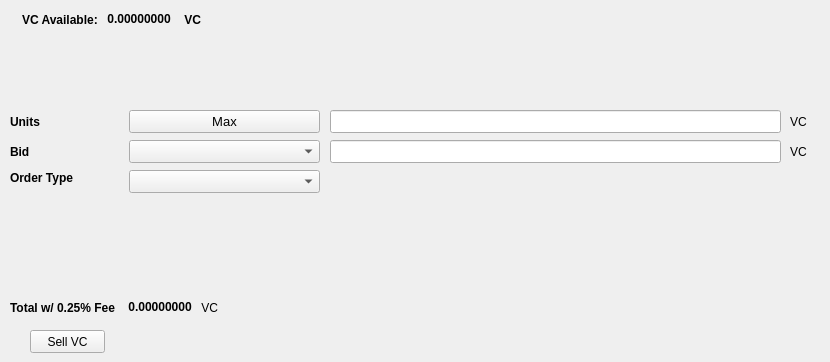
   <widget class="QWidget" name="SellTab">
    <attribute name="title">
     <string>Sell</string>
    </attribute>
    <widget class="QLabel" name="label_16">
     <property name="geometry">
      <rect>
       <x>790</x>
       <y>140</y>
       <width>21</width>
       <height>23</height>
      </rect>
     </property>
     <property name="text">
      <string>VC</string>
     </property>
    </widget>
    <widget class="QComboBox" name="SellBidcomboBox">
     <property name="geometry">
      <rect>
       <x>129</x>
       <y>140</y>
       <width>191</width>
       <height>23</height>
      </rect>
     </property>
     <property name="font">
      <font>
       <pointsize>10</pointsize>
      </font>
     </property>
    </widget>
    <widget class="QLabel" name="label_18">
     <property name="geometry">
      <rect>
       <x>10</x>
       <y>110</y>
       <width>46</width>
       <height>23</height>
      </rect>
     </property>
     <property name="font">
      <font>
       <weight>75</weight>
       <bold>true</bold>
      </font>
     </property>
     <property name="text">
      <string>Units</string>
     </property>
    </widget>
    <widget class="QPushButton" name="Sell_Max_Amount">
     <property name="geometry">
      <rect>
       <x>129</x>
       <y>110</y>
       <width>191</width>
       <height>23</height>
      </rect>
     </property>
     <property name="font">
      <font>
       <pointsize>10</pointsize>
      </font>
     </property>
     <property name="text">
      <string>Max</string>
     </property>
    </widget>
    <widget class="QLabel" name="label_20">
     <property name="geometry">
      <rect>
       <x>10</x>
       <y>170</y>
       <width>71</width>
       <height>16</height>
      </rect>
     </property>
     <property name="font">
      <font>
       <weight>75</weight>
       <bold>true</bold>
      </font>
     </property>
     <property name="text">
      <string>Order Type</string>
     </property>
    </widget>
    <widget class="QComboBox" name="SellOrdertypeCombo">
     <property name="geometry">
      <rect>
       <x>129</x>
       <y>170</y>
       <width>191</width>
       <height>23</height>
      </rect>
     </property>
     <property name="font">
      <font>
       <pointsize>10</pointsize>
      </font>
     </property>
    </widget>
    <widget class="QLabel" name="label_21">
     <property name="geometry">
      <rect>
       <x>10</x>
       <y>140</y>
       <width>46</width>
       <height>23</height>
      </rect>
     </property>
     <property name="font">
      <font>
       <weight>75</weight>
       <bold>true</bold>
      </font>
     </property>
     <property name="text">
      <string>Bid</string>
     </property>
    </widget>
    <widget class="QLabel" name="label_22">
     <property name="geometry">
      <rect>
       <x>790</x>
       <y>110</y>
       <width>31</width>
       <height>23</height>
      </rect>
     </property>
     <property name="text">
      <string>VC</string>
     </property>
    </widget>
    <widget class="QLineEdit" name="UnitsInputVC">
     <property name="geometry">
      <rect>
       <x>330</x>
       <y>110</y>
       <width>451</width>
       <height>23</height>
      </rect>
     </property>
     <property name="font">
      <font>
       <pointsize>9</pointsize>
       <weight>75</weight>
       <bold>true</bold>
      </font>
     </property>
    </widget>
    <widget class="QLineEdit" name="SellBidPriceEdit">
     <property name="geometry">
      <rect>
       <x>330</x>
       <y>140</y>
       <width>451</width>
       <height>23</height>
      </rect>
     </property>
     <property name="font">
      <font>
       <pointsize>9</pointsize>
       <weight>75</weight>
       <bold>true</bold>
      </font>
     </property>
    </widget>
    <widget class="QPushButton" name="SellVCBTN">
     <property name="geometry">
      <rect>
       <x>30</x>
       <y>330</y>
       <width>75</width>
       <height>23</height>
      </rect>
     </property>
     <property name="text">
      <string>Sell VC</string>
     </property>
    </widget>
    <widget class="QWidget" name="layoutWidget">
     <property name="geometry">
      <rect>
       <x>22</x>
       <y>12</y>
       <width>200</width>
       <height>15</height>
      </rect>
     </property>
     <layout class="QHBoxLayout" name="horizontalLayout">
      <item>
       <widget class="QLabel" name="label232_2">
        <property name="font">
         <font>
          <weight>75</weight>
          <bold>true</bold>
         </font>
        </property>
        <property name="text">
         <string>VC Available:</string>
        </property>
       </widget>
      </item>
      <item>
       <widget class="QLabel" name="VCAvailableLabel">
        <property name="palette">
         <palette>
          <active>
           <colorrole role="WindowText">
            <brush brushstyle="SolidPattern">
             <color alpha="255">
              <red>0</red>
              <green>0</green>
              <blue>0</blue>
             </color>
            </brush>
           </colorrole>
           <colorrole role="Button">
            <brush brushstyle="SolidPattern">
             <color alpha="255">
              <red>0</red>
              <green>170</green>
              <blue>0</blue>
             </color>
            </brush>
           </colorrole>
           <colorrole role="Light">
            <brush brushstyle="SolidPattern">
             <color alpha="255">
              <red>0</red>
              <green>255</green>
              <blue>0</blue>
             </color>
            </brush>
           </colorrole>
           <colorrole role="Midlight">
            <brush brushstyle="SolidPattern">
             <color alpha="255">
              <red>0</red>
              <green>212</green>
              <blue>0</blue>
             </color>
            </brush>
           </colorrole>
           <colorrole role="Dark">
            <brush brushstyle="SolidPattern">
             <color alpha="255">
              <red>0</red>
              <green>85</green>
              <blue>0</blue>
             </color>
            </brush>
           </colorrole>
           <colorrole role="Mid">
            <brush brushstyle="SolidPattern">
             <color alpha="255">
              <red>0</red>
              <green>113</green>
              <blue>0</blue>
             </color>
            </brush>
           </colorrole>
           <colorrole role="Text">
            <brush brushstyle="SolidPattern">
             <color alpha="255">
              <red>0</red>
              <green>170</green>
              <blue>0</blue>
             </color>
            </brush>
           </colorrole>
           <colorrole role="BrightText">
            <brush brushstyle="SolidPattern">
             <color alpha="255">
              <red>255</red>
              <green>255</green>
              <blue>255</blue>
             </color>
            </brush>
           </colorrole>
           <colorrole role="ButtonText">
            <brush brushstyle="SolidPattern">
             <color alpha="255">
              <red>0</red>
              <green>0</green>
              <blue>0</blue>
             </color>
            </brush>
           </colorrole>
           <colorrole role="Base">
            <brush brushstyle="SolidPattern">
             <color alpha="255">
              <red>255</red>
              <green>255</green>
              <blue>255</blue>
             </color>
            </brush>
           </colorrole>
           <colorrole role="Window">
            <brush brushstyle="SolidPattern">
             <color alpha="255">
              <red>0</red>
              <green>170</green>
              <blue>0</blue>
             </color>
            </brush>
           </colorrole>
           <colorrole role="Shadow">
            <brush brushstyle="SolidPattern">
             <color alpha="255">
              <red>0</red>
              <green>0</green>
              <blue>0</blue>
             </color>
            </brush>
           </colorrole>
           <colorrole role="AlternateBase">
            <brush brushstyle="SolidPattern">
             <color alpha="255">
              <red>127</red>
              <green>212</green>
              <blue>127</blue>
             </color>
            </brush>
           </colorrole>
           <colorrole role="ToolTipBase">
            <brush brushstyle="SolidPattern">
             <color alpha="255">
              <red>255</red>
              <green>255</green>
              <blue>220</blue>
             </color>
            </brush>
           </colorrole>
           <colorrole role="ToolTipText">
            <brush brushstyle="SolidPattern">
             <color alpha="255">
              <red>0</red>
              <green>0</green>
              <blue>0</blue>
             </color>
            </brush>
           </colorrole>
          </active>
          <inactive>
           <colorrole role="WindowText">
            <brush brushstyle="SolidPattern">
             <color alpha="255">
              <red>0</red>
              <green>0</green>
              <blue>0</blue>
             </color>
            </brush>
           </colorrole>
           <colorrole role="Button">
            <brush brushstyle="SolidPattern">
             <color alpha="255">
              <red>0</red>
              <green>170</green>
              <blue>0</blue>
             </color>
            </brush>
           </colorrole>
           <colorrole role="Light">
            <brush brushstyle="SolidPattern">
             <color alpha="255">
              <red>0</red>
              <green>255</green>
              <blue>0</blue>
             </color>
            </brush>
           </colorrole>
           <colorrole role="Midlight">
            <brush brushstyle="SolidPattern">
             <color alpha="255">
              <red>0</red>
              <green>212</green>
              <blue>0</blue>
             </color>
            </brush>
           </colorrole>
           <colorrole role="Dark">
            <brush brushstyle="SolidPattern">
             <color alpha="255">
              <red>0</red>
              <green>85</green>
              <blue>0</blue>
             </color>
            </brush>
           </colorrole>
           <colorrole role="Mid">
            <brush brushstyle="SolidPattern">
             <color alpha="255">
              <red>0</red>
              <green>113</green>
              <blue>0</blue>
             </color>
            </brush>
           </colorrole>
           <colorrole role="Text">
            <brush brushstyle="SolidPattern">
             <color alpha="255">
              <red>0</red>
              <green>170</green>
              <blue>0</blue>
             </color>
            </brush>
           </colorrole>
           <colorrole role="BrightText">
            <brush brushstyle="SolidPattern">
             <color alpha="255">
              <red>255</red>
              <green>255</green>
              <blue>255</blue>
             </color>
            </brush>
           </colorrole>
           <colorrole role="ButtonText">
            <brush brushstyle="SolidPattern">
             <color alpha="255">
              <red>0</red>
              <green>0</green>
              <blue>0</blue>
             </color>
            </brush>
           </colorrole>
           <colorrole role="Base">
            <brush brushstyle="SolidPattern">
             <color alpha="255">
              <red>255</red>
              <green>255</green>
              <blue>255</blue>
             </color>
            </brush>
           </colorrole>
           <colorrole role="Window">
            <brush brushstyle="SolidPattern">
             <color alpha="255">
              <red>0</red>
              <green>170</green>
              <blue>0</blue>
             </color>
            </brush>
           </colorrole>
           <colorrole role="Shadow">
            <brush brushstyle="SolidPattern">
             <color alpha="255">
              <red>0</red>
              <green>0</green>
              <blue>0</blue>
             </color>
            </brush>
           </colorrole>
           <colorrole role="AlternateBase">
            <brush brushstyle="SolidPattern">
             <color alpha="255">
              <red>127</red>
              <green>212</green>
              <blue>127</blue>
             </color>
            </brush>
           </colorrole>
           <colorrole role="ToolTipBase">
            <brush brushstyle="SolidPattern">
             <color alpha="255">
              <red>255</red>
              <green>255</green>
              <blue>220</blue>
             </color>
            </brush>
           </colorrole>
           <colorrole role="ToolTipText">
            <brush brushstyle="SolidPattern">
             <color alpha="255">
              <red>0</red>
              <green>0</green>
              <blue>0</blue>
             </color>
            </brush>
           </colorrole>
          </inactive>
          <disabled>
           <colorrole role="WindowText">
            <brush brushstyle="SolidPattern">
             <color alpha="255">
              <red>0</red>
              <green>85</green>
              <blue>0</blue>
             </color>
            </brush>
           </colorrole>
           <colorrole role="Button">
            <brush brushstyle="SolidPattern">
             <color alpha="255">
              <red>0</red>
              <green>170</green>
              <blue>0</blue>
             </color>
            </brush>
           </colorrole>
           <colorrole role="Light">
            <brush brushstyle="SolidPattern">
             <color alpha="255">
              <red>0</red>
              <green>255</green>
              <blue>0</blue>
             </color>
            </brush>
           </colorrole>
           <colorrole role="Midlight">
            <brush brushstyle="SolidPattern">
             <color alpha="255">
              <red>0</red>
              <green>212</green>
              <blue>0</blue>
             </color>
            </brush>
           </colorrole>
           <colorrole role="Dark">
            <brush brushstyle="SolidPattern">
             <color alpha="255">
              <red>0</red>
              <green>85</green>
              <blue>0</blue>
             </color>
            </brush>
           </colorrole>
           <colorrole role="Mid">
            <brush brushstyle="SolidPattern">
             <color alpha="255">
              <red>0</red>
              <green>113</green>
              <blue>0</blue>
             </color>
            </brush>
           </colorrole>
           <colorrole role="Text">
            <brush brushstyle="SolidPattern">
             <color alpha="255">
              <red>0</red>
              <green>85</green>
              <blue>0</blue>
             </color>
            </brush>
           </colorrole>
           <colorrole role="BrightText">
            <brush brushstyle="SolidPattern">
             <color alpha="255">
              <red>255</red>
              <green>255</green>
              <blue>255</blue>
             </color>
            </brush>
           </colorrole>
           <colorrole role="ButtonText">
            <brush brushstyle="SolidPattern">
             <color alpha="255">
              <red>0</red>
              <green>85</green>
              <blue>0</blue>
             </color>
            </brush>
           </colorrole>
           <colorrole role="Base">
            <brush brushstyle="SolidPattern">
             <color alpha="255">
              <red>0</red>
              <green>170</green>
              <blue>0</blue>
             </color>
            </brush>
           </colorrole>
           <colorrole role="Window">
            <brush brushstyle="SolidPattern">
             <color alpha="255">
              <red>0</red>
              <green>170</green>
              <blue>0</blue>
             </color>
            </brush>
           </colorrole>
           <colorrole role="Shadow">
            <brush brushstyle="SolidPattern">
             <color alpha="255">
              <red>0</red>
              <green>0</green>
              <blue>0</blue>
             </color>
            </brush>
           </colorrole>
           <colorrole role="AlternateBase">
            <brush brushstyle="SolidPattern">
             <color alpha="255">
              <red>0</red>
              <green>170</green>
              <blue>0</blue>
             </color>
            </brush>
           </colorrole>
           <colorrole role="ToolTipBase">
            <brush brushstyle="SolidPattern">
             <color alpha="255">
              <red>255</red>
              <green>255</green>
              <blue>220</blue>
             </color>
            </brush>
           </colorrole>
           <colorrole role="ToolTipText">
            <brush brushstyle="SolidPattern">
             <color alpha="255">
              <red>0</red>
              <green>0</green>
              <blue>0</blue>
             </color>
            </brush>
           </colorrole>
          </disabled>
         </palette>
        </property>
        <property name="font">
         <font>
          <weight>75</weight>
          <bold>true</bold>
         </font>
        </property>
        <property name="text">
         <string> 0.00000000 </string>
        </property>
        <property name="textInteractionFlags">
         <set>Qt::LinksAccessibleByMouse|Qt::TextSelectableByKeyboard|Qt::TextSelectableByMouse</set>
        </property>
       </widget>
      </item>
      <item>
       <widget class="QLabel" name="labelVC">
        <property name="font">
         <font>
          <weight>75</weight>
          <bold>true</bold>
         </font>
        </property>
        <property name="text">
         <string> VC</string>
        </property>
       </widget>
      </item>
     </layout>
    </widget>
    <widget class="QWidget" name="layoutWidget">
     <property name="geometry">
      <rect>
       <x>10</x>
       <y>300</y>
       <width>218</width>
       <height>15</height>
      </rect>
     </property>
     <layout class="QHBoxLayout" name="horizontalLayout_2">
      <item>
       <widget class="QLabel" name="label_19">
        <property name="font">
         <font>
          <weight>75</weight>
          <bold>true</bold>
         </font>
        </property>
        <property name="text">
         <string>Total w/ 0.25% Fee </string>
        </property>
       </widget>
      </item>
      <item>
       <widget class="QLabel" name="SellCostLabel">
        <property name="palette">
         <palette>
          <active>
           <colorrole role="WindowText">
            <brush brushstyle="SolidPattern">
             <color alpha="255">
              <red>0</red>
              <green>0</green>
              <blue>0</blue>
             </color>
            </brush>
           </colorrole>
           <colorrole role="Button">
            <brush brushstyle="SolidPattern">
             <color alpha="255">
              <red>0</red>
              <green>170</green>
              <blue>0</blue>
             </color>
            </brush>
           </colorrole>
           <colorrole role="Light">
            <brush brushstyle="SolidPattern">
             <color alpha="255">
              <red>0</red>
              <green>255</green>
              <blue>0</blue>
             </color>
            </brush>
           </colorrole>
           <colorrole role="Midlight">
            <brush brushstyle="SolidPattern">
             <color alpha="255">
              <red>0</red>
              <green>212</green>
              <blue>0</blue>
             </color>
            </brush>
           </colorrole>
           <colorrole role="Dark">
            <brush brushstyle="SolidPattern">
             <color alpha="255">
              <red>0</red>
              <green>85</green>
              <blue>0</blue>
             </color>
            </brush>
           </colorrole>
           <colorrole role="Mid">
            <brush brushstyle="SolidPattern">
             <color alpha="255">
              <red>0</red>
              <green>113</green>
              <blue>0</blue>
             </color>
            </brush>
           </colorrole>
           <colorrole role="Text">
            <brush brushstyle="SolidPattern">
             <color alpha="255">
              <red>0</red>
              <green>170</green>
              <blue>0</blue>
             </color>
            </brush>
           </colorrole>
           <colorrole role="BrightText">
            <brush brushstyle="SolidPattern">
             <color alpha="255">
              <red>255</red>
              <green>255</green>
              <blue>255</blue>
             </color>
            </brush>
           </colorrole>
           <colorrole role="ButtonText">
            <brush brushstyle="SolidPattern">
             <color alpha="255">
              <red>0</red>
              <green>0</green>
              <blue>0</blue>
             </color>
            </brush>
           </colorrole>
           <colorrole role="Base">
            <brush brushstyle="SolidPattern">
             <color alpha="255">
              <red>255</red>
              <green>255</green>
              <blue>255</blue>
             </color>
            </brush>
           </colorrole>
           <colorrole role="Window">
            <brush brushstyle="SolidPattern">
             <color alpha="255">
              <red>0</red>
              <green>170</green>
              <blue>0</blue>
             </color>
            </brush>
           </colorrole>
           <colorrole role="Shadow">
            <brush brushstyle="SolidPattern">
             <color alpha="255">
              <red>0</red>
              <green>0</green>
              <blue>0</blue>
             </color>
            </brush>
           </colorrole>
           <colorrole role="AlternateBase">
            <brush brushstyle="SolidPattern">
             <color alpha="255">
              <red>127</red>
              <green>212</green>
              <blue>127</blue>
             </color>
            </brush>
           </colorrole>
           <colorrole role="ToolTipBase">
            <brush brushstyle="SolidPattern">
             <color alpha="255">
              <red>255</red>
              <green>255</green>
              <blue>220</blue>
             </color>
            </brush>
           </colorrole>
           <colorrole role="ToolTipText">
            <brush brushstyle="SolidPattern">
             <color alpha="255">
              <red>0</red>
              <green>0</green>
              <blue>0</blue>
             </color>
            </brush>
           </colorrole>
          </active>
          <inactive>
           <colorrole role="WindowText">
            <brush brushstyle="SolidPattern">
             <color alpha="255">
              <red>0</red>
              <green>0</green>
              <blue>0</blue>
             </color>
            </brush>
           </colorrole>
           <colorrole role="Button">
            <brush brushstyle="SolidPattern">
             <color alpha="255">
              <red>0</red>
              <green>170</green>
              <blue>0</blue>
             </color>
            </brush>
           </colorrole>
           <colorrole role="Light">
            <brush brushstyle="SolidPattern">
             <color alpha="255">
              <red>0</red>
              <green>255</green>
              <blue>0</blue>
             </color>
            </brush>
           </colorrole>
           <colorrole role="Midlight">
            <brush brushstyle="SolidPattern">
             <color alpha="255">
              <red>0</red>
              <green>212</green>
              <blue>0</blue>
             </color>
            </brush>
           </colorrole>
           <colorrole role="Dark">
            <brush brushstyle="SolidPattern">
             <color alpha="255">
              <red>0</red>
              <green>85</green>
              <blue>0</blue>
             </color>
            </brush>
           </colorrole>
           <colorrole role="Mid">
            <brush brushstyle="SolidPattern">
             <color alpha="255">
              <red>0</red>
              <green>113</green>
              <blue>0</blue>
             </color>
            </brush>
           </colorrole>
           <colorrole role="Text">
            <brush brushstyle="SolidPattern">
             <color alpha="255">
              <red>0</red>
              <green>170</green>
              <blue>0</blue>
             </color>
            </brush>
           </colorrole>
           <colorrole role="BrightText">
            <brush brushstyle="SolidPattern">
             <color alpha="255">
              <red>255</red>
              <green>255</green>
              <blue>255</blue>
             </color>
            </brush>
           </colorrole>
           <colorrole role="ButtonText">
            <brush brushstyle="SolidPattern">
             <color alpha="255">
              <red>0</red>
              <green>0</green>
              <blue>0</blue>
             </color>
            </brush>
           </colorrole>
           <colorrole role="Base">
            <brush brushstyle="SolidPattern">
             <color alpha="255">
              <red>255</red>
              <green>255</green>
              <blue>255</blue>
             </color>
            </brush>
           </colorrole>
           <colorrole role="Window">
            <brush brushstyle="SolidPattern">
             <color alpha="255">
              <red>0</red>
              <green>170</green>
              <blue>0</blue>
             </color>
            </brush>
           </colorrole>
           <colorrole role="Shadow">
            <brush brushstyle="SolidPattern">
             <color alpha="255">
              <red>0</red>
              <green>0</green>
              <blue>0</blue>
             </color>
            </brush>
           </colorrole>
           <colorrole role="AlternateBase">
            <brush brushstyle="SolidPattern">
             <color alpha="255">
              <red>127</red>
              <green>212</green>
              <blue>127</blue>
             </color>
            </brush>
           </colorrole>
           <colorrole role="ToolTipBase">
            <brush brushstyle="SolidPattern">
             <color alpha="255">
              <red>255</red>
              <green>255</green>
              <blue>220</blue>
             </color>
            </brush>
           </colorrole>
           <colorrole role="ToolTipText">
            <brush brushstyle="SolidPattern">
             <color alpha="255">
              <red>0</red>
              <green>0</green>
              <blue>0</blue>
             </color>
            </brush>
           </colorrole>
          </inactive>
          <disabled>
           <colorrole role="WindowText">
            <brush brushstyle="SolidPattern">
             <color alpha="255">
              <red>0</red>
              <green>85</green>
              <blue>0</blue>
             </color>
            </brush>
           </colorrole>
           <colorrole role="Button">
            <brush brushstyle="SolidPattern">
             <color alpha="255">
              <red>0</red>
              <green>170</green>
              <blue>0</blue>
             </color>
            </brush>
           </colorrole>
           <colorrole role="Light">
            <brush brushstyle="SolidPattern">
             <color alpha="255">
              <red>0</red>
              <green>255</green>
              <blue>0</blue>
             </color>
            </brush>
           </colorrole>
           <colorrole role="Midlight">
            <brush brushstyle="SolidPattern">
             <color alpha="255">
              <red>0</red>
              <green>212</green>
              <blue>0</blue>
             </color>
            </brush>
           </colorrole>
           <colorrole role="Dark">
            <brush brushstyle="SolidPattern">
             <color alpha="255">
              <red>0</red>
              <green>85</green>
              <blue>0</blue>
             </color>
            </brush>
           </colorrole>
           <colorrole role="Mid">
            <brush brushstyle="SolidPattern">
             <color alpha="255">
              <red>0</red>
              <green>113</green>
              <blue>0</blue>
             </color>
            </brush>
           </colorrole>
           <colorrole role="Text">
            <brush brushstyle="SolidPattern">
             <color alpha="255">
              <red>0</red>
              <green>85</green>
              <blue>0</blue>
             </color>
            </brush>
           </colorrole>
           <colorrole role="BrightText">
            <brush brushstyle="SolidPattern">
             <color alpha="255">
              <red>255</red>
              <green>255</green>
              <blue>255</blue>
             </color>
            </brush>
           </colorrole>
           <colorrole role="ButtonText">
            <brush brushstyle="SolidPattern">
             <color alpha="255">
              <red>0</red>
              <green>85</green>
              <blue>0</blue>
             </color>
            </brush>
           </colorrole>
           <colorrole role="Base">
            <brush brushstyle="SolidPattern">
             <color alpha="255">
              <red>0</red>
              <green>170</green>
              <blue>0</blue>
             </color>
            </brush>
           </colorrole>
           <colorrole role="Window">
            <brush brushstyle="SolidPattern">
             <color alpha="255">
              <red>0</red>
              <green>170</green>
              <blue>0</blue>
             </color>
            </brush>
           </colorrole>
           <colorrole role="Shadow">
            <brush brushstyle="SolidPattern">
             <color alpha="255">
              <red>0</red>
              <green>0</green>
              <blue>0</blue>
             </color>
            </brush>
           </colorrole>
           <colorrole role="AlternateBase">
            <brush brushstyle="SolidPattern">
             <color alpha="255">
              <red>0</red>
              <green>170</green>
              <blue>0</blue>
             </color>
            </brush>
           </colorrole>
           <colorrole role="ToolTipBase">
            <brush brushstyle="SolidPattern">
             <color alpha="255">
              <red>255</red>
              <green>255</green>
              <blue>220</blue>
             </color>
            </brush>
           </colorrole>
           <colorrole role="ToolTipText">
            <brush brushstyle="SolidPattern">
             <color alpha="255">
              <red>0</red>
              <green>0</green>
              <blue>0</blue>
             </color>
            </brush>
           </colorrole>
          </disabled>
         </palette>
        </property>
        <property name="font">
         <font>
          <weight>75</weight>
          <bold>true</bold>
         </font>
        </property>
        <property name="autoFillBackground">
         <bool>false</bool>
        </property>
        <property name="text">
         <string> 0.00000000</string>
        </property>
        <property name="textInteractionFlags">
         <set>Qt::LinksAccessibleByMouse|Qt::TextSelectableByMouse</set>
        </property>
       </widget>
      </item>
      <item>
       <widget class="QLabel" name="label_17">
        <property name="font">
         <font>
          <weight>50</weight>
          <bold>false</bold>
         </font>
        </property>
        <property name="text">
         <string> VC</string>
        </property>
       </widget>
      </item>
     </layout>
    </widget>
   </widget>
